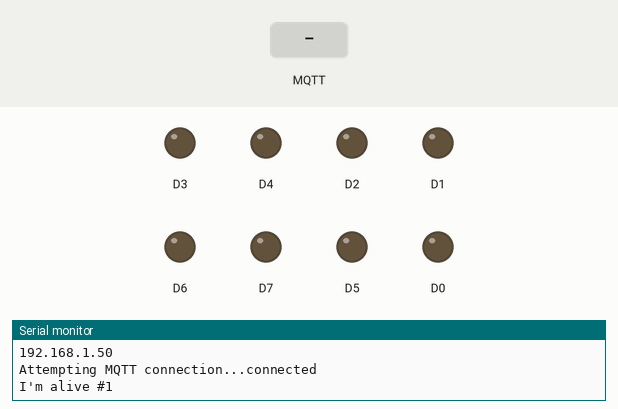
Bench run of a sketch on a simulated ESP8266 (NodeMCU). Shown: output pins drawn as LEDs (lit = HIGH), the last lines printed to the serial monitor. Inputs (shaded band) come from the test bench. WiFi joins after 1.5 s; servers stay silent unless stated; random numbers use the default seed unless the sketch sets one; no MQTT or app messages arrive unless stated.

Above: at 2.7 s.
2.8 s: MQTT message "0" arrives on the first subscribed topic
At 4.0 s:
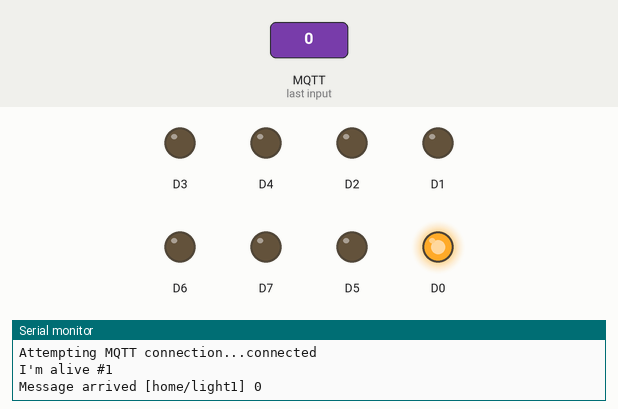
4.3 s: MQTT message "on" arrives on the second subscribed topic
At 5.3 s:
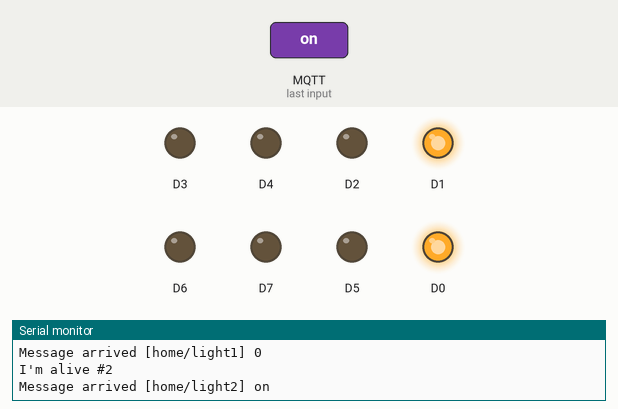
5.8 s: MQTT message "off" arrives on the third subscribed topic
At 6.4 s:
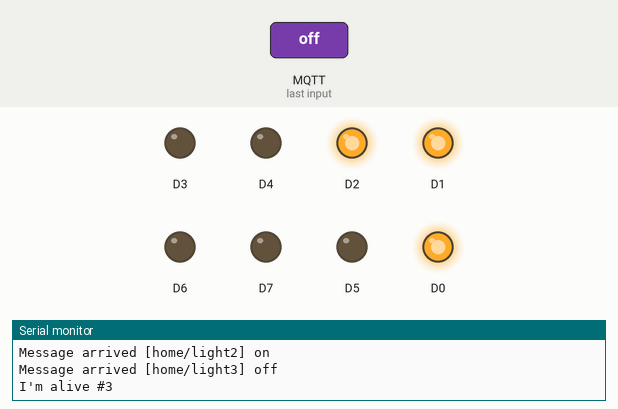
7.3 s: MQTT message "1" arrives on the first subscribed topic
At 8.5 s:
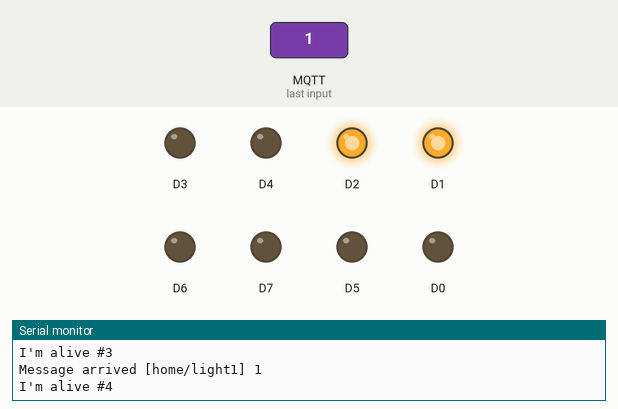
8.8 s: MQTT message "1" arrives on the second subscribed topic
At 9.9 s:
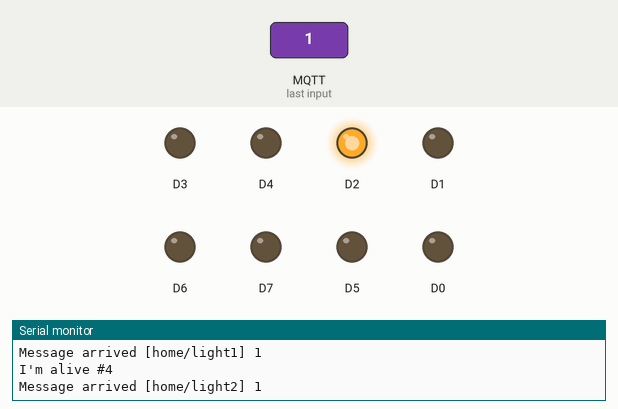
10.3 s: MQTT message "2" arrives on the first subscribed topic
At 11.1 s:
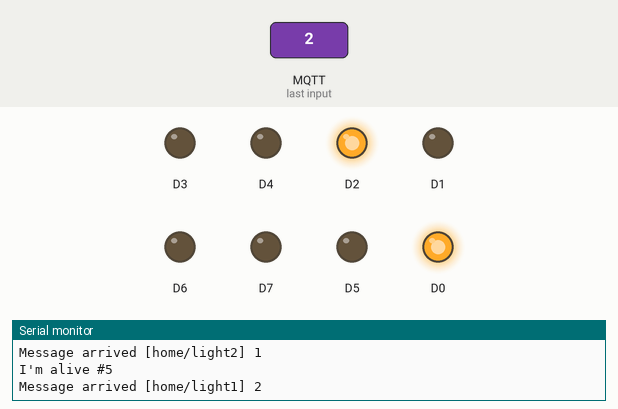
Timing chart, 0 to 12.8 s (numbered marks = the images above; inputs shaded):
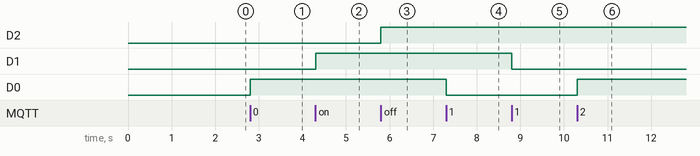

Measured:
- after the input at 2.8 s, D0: LOW → HIGH at once
- after the input at 4.3 s, D1: LOW → HIGH at once
- after the input at 5.8 s, D2: LOW → HIGH at once
- after the input at 7.3 s, D0: HIGH → LOW at once
- after the input at 8.8 s, D1: HIGH → LOW at once
- after the input at 10.3 s, D0: LOW → HIGH at once

The sketch:

mqttclient.ino
```cpp
/*
 Basic ESP8266 MQTT example
 This sketch demonstrates the capabilities of the pubsub library in combination
 with the ESP8266 board/library.
 It connects to an MQTT server then:
  - publishes "hello world" to the topic "outTopic" every two seconds
  - subscribes to the topic "inTopic", printing out any messages
    it receives. NB - it assumes the received payloads are strings not binary
  - If the first character of the topic "inTopic" is an 1, switch ON the ESP Led,
    else switch it off
 It will reconnect to the server if the connection is lost using a blocking
 reconnect function. See the 'mqtt_reconnect_nonblocking' example for how to
 achieve the same result without blocking the main loop.
 To install the ESP8266 board, (using Arduino 1.6.4+):
  - Add the following 3rd party board manager under "File -> Preferences -> Additional Boards Manager URLs":
       http://arduino.esp8266.com/stable/package_esp8266com_index.json
  - Open the "Tools -> Board -> Board Manager" and click install for the ESP8266"
  - Select your ESP8266 in "Tools -> Board"
*/

#include <ESP8266WiFi.h>
#include <PubSubClient.h>

#ifndef SWITCH_CASE_INIT
  #define SWITCH_CASE_INIT
    #define SWITCH(X) for (char* __switch_p__ = X, __switch_next__=1 ; __switch_p__ ; __switch_p__=0, __switch_next__=1) { {
      #define CASE(X)     } if (!__switch_next__ || !(__switch_next__ = strcmp(__switch_p__, X))) {
    #define DEFAULT       } {
  #define END     }}
#endif

// Update these with values suitable for your network.

const char* ssid = "FIBERNET";
const char* password = "pass1342";
const char* mqtt_server = "192.168.0.111";

WiFiClient espClient;
PubSubClient client(espClient);
unsigned long lastMsg = 0;
#define MSG_BUFFER_SIZE  (50)
char msg[MSG_BUFFER_SIZE];
int value = 0;

void setup_wifi() {

  delay(10);
  // We start by connecting to a WiFi network
  Serial.println();
  Serial.print("Connecting to ");
  Serial.println(ssid);

  WiFi.mode(WIFI_STA);
  WiFi.begin(ssid, password);

  while (WiFi.status() != WL_CONNECTED) {
    delay(500);
    Serial.print(".");
  }

  randomSeed(micros());

  Serial.println("");
  Serial.println("WiFi connected");
  Serial.println("IP address: ");
  Serial.println(WiFi.localIP());
}

void callback(char* topic, byte* payload, unsigned int length) {
  Serial.print("Message arrived [");
  Serial.print(topic);
  Serial.print("] ");
  for (int i = 0; i < length; i++) {
    Serial.print((char)payload[i]);
  }
  Serial.println();

  SWITCH(topic)
    CASE("home/light1")
      relayAction(D0, payload);
    break;
    CASE("home/light2")
      relayAction(D1, payload);
    break;
    CASE("home/light3")
      relayAction(D2, payload);
    break;
    CASE("home/light4")
      relayAction(D3, payload);
    break;
    CASE("home/fan1")
      relayAction(D4, payload);
    break;
    CASE("home/fan2")
      relayAction(D5, payload);
    break;
    CASE("home/fan3")
      relayAction(D6, payload);
    break;
    CASE("home/fan4")
      relayAction(D7, payload);
    break;
    DEFAULT

    break;
END

}
void relayAction(int pin, byte* payload){
  if ((char)payload[0] == '1') {
    digitalWrite(pin, LOW);   // Turn the LED on (Note that LOW is the voltage level
    // but actually the LED is on; this is because
    // it is active low on the ESP-01)
  } else {
    digitalWrite(pin, HIGH);  // Turn the LED off by making the voltage HIGH
  }
}
void reconnect() {
  // Loop until we're reconnected
  while (!client.connected()) {
    Serial.print("Attempting MQTT connection...");
    // Create a random client ID
    String clientId = "ESP8266Client-";
    clientId += String(random(0xffff), HEX);
    // Attempt to connect
    if (client.connect(clientId.c_str())) {
      Serial.println("connected");
      // Once connected, publish an announcement...
      client.publish("keepalive", "I'm alive");
      // ... and resubscribe
      client.subscribe("home/light1");
      client.subscribe("home/light2");
      client.subscribe("home/light3");
      client.subscribe("home/light4");
      client.subscribe("home/fan1");
      client.subscribe("home/fan2");
      client.subscribe("home/fan3");
      client.subscribe("home/fan4");
    } else {
      Serial.print("failed, rc=");
      Serial.print(client.state());
      Serial.println(" try again in 5 seconds");
      // Wait 5 seconds before retrying
      delay(5000);
    }
  }
}

void setup() {
  pinMode(BUILTIN_LED, OUTPUT);     // Initialize the BUILTIN_LED pin as an output
  pinMode(D0, OUTPUT);
  pinMode(D1, OUTPUT);
  pinMode(D2, OUTPUT);
  pinMode(D3, OUTPUT);
  pinMode(D4, OUTPUT);
  pinMode(D5, OUTPUT);
  pinMode(D6, OUTPUT);
  pinMode(D7, OUTPUT);
  Serial.begin(115200);
  setup_wifi();
  client.setServer(mqtt_server, 1883);
  client.setCallback(callback);
}

void loop() {

  if (!client.connected()) {
    reconnect();
  }
  client.loop();

  unsigned long now = millis();
  if (now - lastMsg > 2000) {
    lastMsg = now;
    ++value;
    snprintf (msg, MSG_BUFFER_SIZE, "I'm alive #%ld", value);
    //Serial.print("Publish message: ");
    Serial.println(msg);
    client.publish("keepalive", "I'm alive");
  }
}
```
